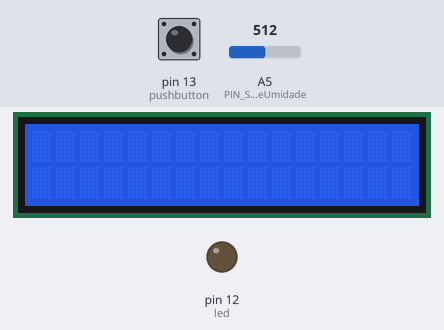
Recording of a sketch running on a simulated Arduino Uno, built with avr-gcc and run on an emulated ATmega328P. On the bench: 16×2 character LCD, output pins drawn as LEDs (lit = HIGH). The inputs (shaded band) are chosen by the test bench; at power-on: pin 13 (pushbutton) HIGH, A5 (PIN_SensorDeUmidade) = 512.

Above: at 1.7 s.
1.8 s: pin 13 (pushbutton) pulled LOW for 0.15 s
At 2.6 s:
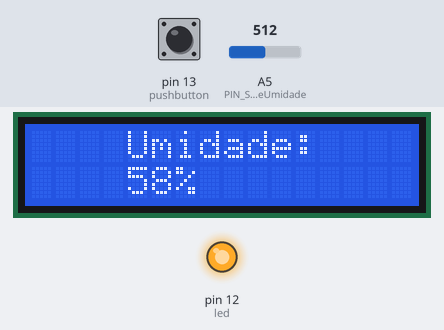
3.5 s: A5 (PIN_SensorDeUmidade) set to 97
At 4.4 s:
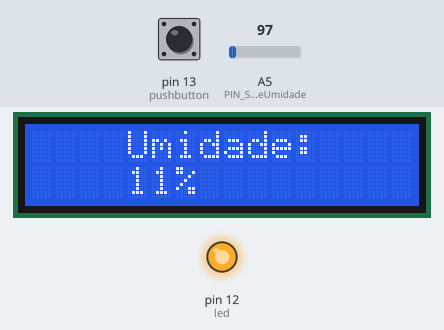
5.0 s: A5 (PIN_SensorDeUmidade) set to 81
At 5.4 s:
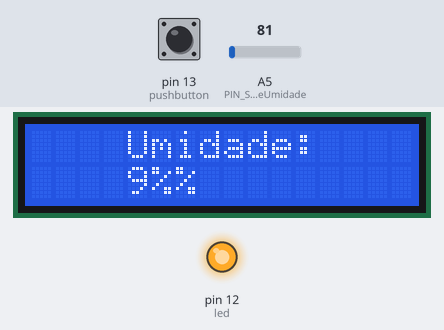
6.5 s: pin 13 (pushbutton) pulled LOW for 1 s
At 7.3 s:
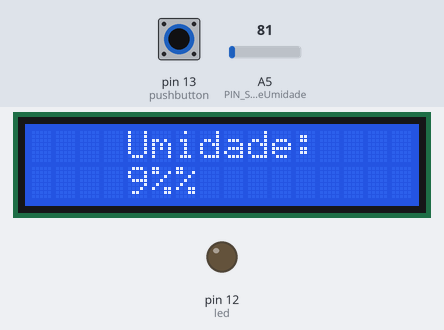
9.1 s: pin 13 (pushbutton) pulsed LOW 2 times (0.12 s each, 0.3 s apart)
At 9.51 s:
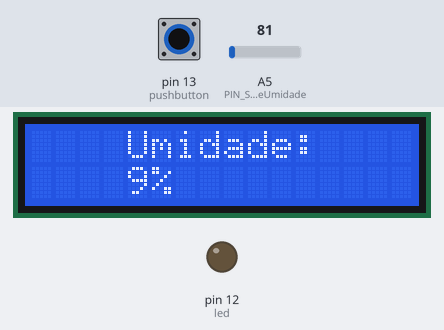
11.2 s: pin 13 (pushbutton) pulled LOW for 3.2 s
At 12.4 s:
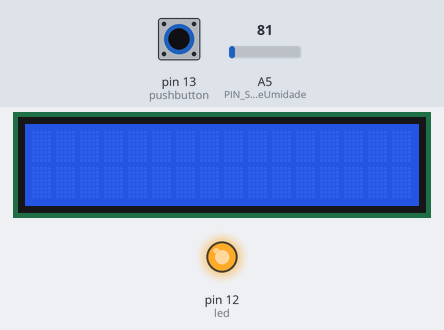
Timing chart, 0 to 14.2 s (numbered marks = the images above; inputs shaded):
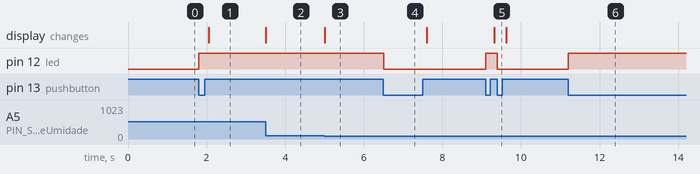

Measured:
- the behaviour switches between 88 and 87 on A5 (PIN_SensorDeUmidade) (found by bisection; images 2 and 3)
- after the input at 1.8 s, pin 12 (led): LOW → HIGH at once; the display: changes after 0.25 s (image 1)
- after the input at 3.5 s, the display: changes at once (image 2)
- after the input at 5.0 s, the display: changes at once (image 3)
- after the input at 6.5 s, pin 12 (led): HIGH → LOW at once
- after the input at 9.1 s, pin 12 (led): LOW → HIGH at once, → LOW 0.30 s later; the display: changes after 0.22 s (image 5)
- after the input at 11.2 s, pin 12 (led): LOW → HIGH at once

The sketch:

circuito.ino
```cpp
#include<LiquidCrystal.h>
#define PIN_SensorDeUmidade A5

int valorLidoUmidade;
int menuChoice;

String mensagem1 = "";
String mensagem2 = "";

LiquidCrystal lcd(7, 6, 5, 4, 3, 2);

int pushbutton = 13;
int led = 12;
bool estadoled = 0;


void setup(){
	pinMode(PIN_SensorDeUmidade, INPUT);
    pinMode(pushbutton, INPUT_PULLUP);
    pinMode(led, OUTPUT);
  	lcd.begin(16, 2);
	Serial.begin(9600);
  	delay(500);
}

void loop(){
  	if (digitalRead(pushbutton) == LOW)
    {
      estadoled = !estadoled;
      digitalWrite(led, estadoled);
      while (digitalRead(pushbutton) == LOW);
      delay(100);
    }
  	if(estadoled==1){
  	  umidadeDaTerra();
      display();
  	}
  	else{
  	  lcd.clear();
    }
}

void umidadeDaTerra(){
    valorLidoUmidade = constrain(analogRead(PIN_SensorDeUmidade),0,876);
	valorLidoUmidade = map(valorLidoUmidade,0,876,0,100);
  	mensagem1 ="    Umidade:    ";
  	mensagem2 = valorLidoUmidade;
  	mensagem2 = "  "+mensagem2+"%";
}

void display() {
    lcd.setCursor(0,0);
    lcd.print(mensagem1);
    lcd.setCursor(2,1);
    lcd.print(mensagem2);
}
```
